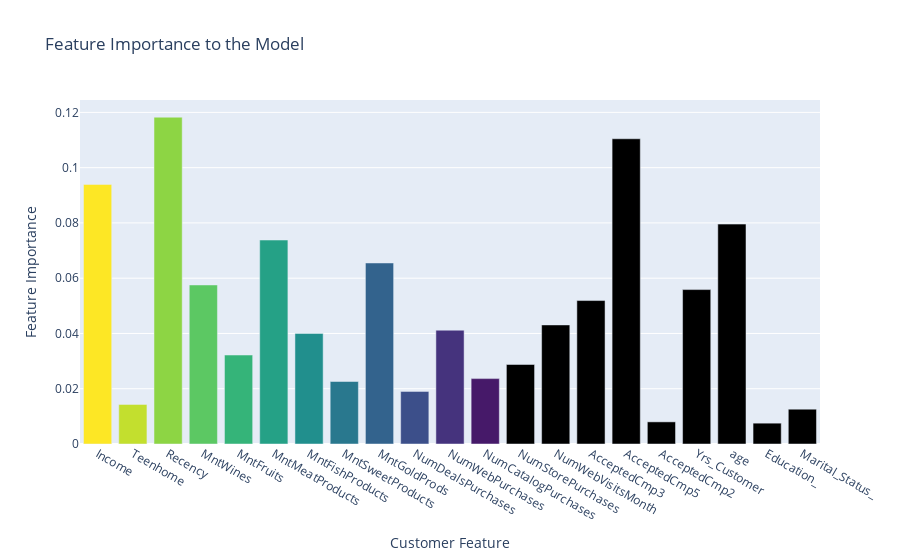

Write notebook code for a chart like this one.
### Code cell
coeffs = pd.read_csv('resources/feature_importance.csv')
    # Let's display that with Plotly.
    mydata = [go.Bar(
        x=coeffs['feature'],
        y=coeffs['importance'],
        marker=dict(color=Viridis[::-6])
    )]

    mylayout = go.Layout(
        title='Feature Importance to the Model',
        xaxis={'title': 'Customer Feature'},
        yaxis={'title': 'Feature Importance'},

    )
    fig = go.Figure(data=mydata, layout=mylayout)
    fig

### Figure 1 — Plotly figure (JSON) as saved in the notebook; plotly's stock layout.template omitted (floating-point values rounded to 4 significant figures)
{"data": [{"marker": {"color": ["#fde725", "#c3df2e", "#8dd544", "#5cc863", "#35b479", "#25a186", "#218f8d", "#29788e", "#33638d", "#3c4f8a", "#45337d", "#461969"]}, "type": "bar", "x": ["Income", "Teenhome", "Recency", "MntWines", "MntFruits", "MntMeatProducts", "MntFishProducts", "MntSweetProducts", "MntGoldProds", "NumDealsPurchases", "NumWebPurchases", "NumCatalogPurchases", "NumStorePurchases", "NumWebVisitsMonth", "AcceptedCmp3", "AcceptedCmp5", "AcceptedCmp2", "Yrs_Customer", "age", "Education_", "Marital_Status_"], "y": [0.09395, 0.01433, 0.1183, 0.05755, 0.0322, 0.07381, 0.04001, 0.02261, 0.06551, 0.01904, 0.04119, 0.02367, 0.02878, 0.04309, 0.05191, 0.1105, 0.008011, 0.05588, 0.07957, 0.007541, 0.01262]}], "layout": {"title": {"text": "Feature Importance to the Model"}, "xaxis": {"title": {"text": "Customer Feature"}}, "yaxis": {"title": {"text": "Feature Importance"}}}}
